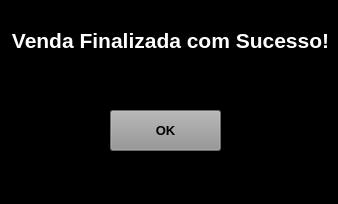
<?xml version="1.0" encoding="UTF-8"?>
<ui version="4.0">
 <class>MainWindow</class>
 <widget class="QMainWindow" name="MainWindow">
  <property name="geometry">
   <rect>
    <x>0</x>
    <y>0</y>
    <width>338</width>
    <height>204</height>
   </rect>
  </property>
  <property name="windowTitle">
   <string>Aviso</string>
  </property>
  <property name="styleSheet">
   <string notr="true">background-color: rgb(0, 0, 0);</string>
  </property>
  <widget class="QWidget" name="centralwidget">
   <widget class="QLabel" name="label">
    <property name="geometry">
     <rect>
      <x>10</x>
      <y>0</y>
      <width>321</width>
      <height>81</height>
     </rect>
    </property>
    <property name="styleSheet">
     <string notr="true">color: rgb(255, 255, 255);</string>
    </property>
    <property name="text">
     <string>&lt;html&gt;&lt;head/&gt;&lt;body&gt;&lt;p align=&quot;center&quot;&gt;&lt;span style=&quot; font-size:16pt; font-weight:600;&quot;&gt;Venda Finalizada com Sucesso!&lt;/span&gt;&lt;/p&gt;&lt;/body&gt;&lt;/html&gt;</string>
    </property>
    <property name="alignment">
     <set>Qt::AlignCenter</set>
    </property>
   </widget>
   <widget class="QPushButton" name="pushButton">
    <property name="geometry">
     <rect>
      <x>110</x>
      <y>110</y>
      <width>111</width>
      <height>41</height>
     </rect>
    </property>
    <property name="font">
     <font>
      <pointsize>10</pointsize>
      <weight>75</weight>
      <bold>true</bold>
     </font>
    </property>
    <property name="styleSheet">
     <string notr="true">background-color: rgb(148, 148, 148);</string>
    </property>
    <property name="text">
     <string>OK</string>
    </property>
   </widget>
  </widget>
  <widget class="QMenuBar" name="menubar">
   <property name="geometry">
    <rect>
     <x>0</x>
     <y>0</y>
     <width>338</width>
     <height>21</height>
    </rect>
   </property>
  </widget>
  <widget class="QStatusBar" name="statusbar"/>
 </widget>
 <resources/>
 <connections/>
</ui>
